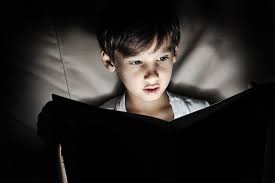
#> input picture OpenCV/book.jpg, 275 x 183 px
$ python threshold.py
#> lines starting #> are read from the running program, lines starting #| are printed output that depends on the picture; after the words box and inside, x2 and y2 are one past the last pixel; in counts of white or black regions, pixels touching at a corner belong together
import numpy as np
import cv2

img = cv2.imread('book.jpg')
#> img is the input picture: shape (183, 275, 3); mean B, G, R 35.2, 37.3, 40.1
imggry = cv2.cvtColor(img , cv2.COLOR_BGR2GRAY)
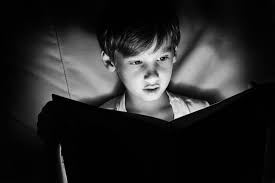
#> imggry: shape (183, 275); min 0, max 251, mean 37.9
ret, thresh = cv2.threshold(imggry, 100, 255, cv2.THRESH_BINARY)
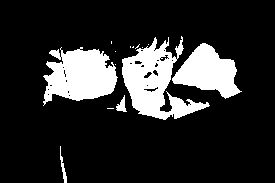
#> thresh: shape (183, 275); 17% white; 14 white regions (9 under 20 px), largest, box (x1, y1, x2, y2) and area: (122, 36, 210, 120) 3238, (43, 47, 118, 106) 2978, (172, 43, 242, 99) 2132, (116, 95, 127, 112) 91, (60, 146, 67, 183) 88
gaus = cv2.adaptiveThreshold(imggry, 255, cv2.ADAPTIVE_THRESH_GAUSSIAN_C, cv2.THRESH_BINARY, 115, 1)
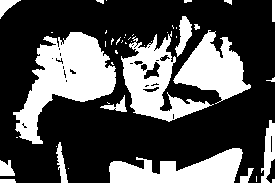
#> gaus: shape (183, 275); 32.1% white; 45 white regions (28 under 20 px), largest, box (x1, y1, x2, y2) and area: (13, 32, 116, 144) 5276, (121, 31, 214, 122) 3205, (109, 148, 243, 183) 2821


cv2.imshow('image',imggry)
cv2.imshow('threshold',thresh)
cv2.imshow('Gaus',gaus)
cv2.waitKey(0)
cv2.destroyAllWindows()
